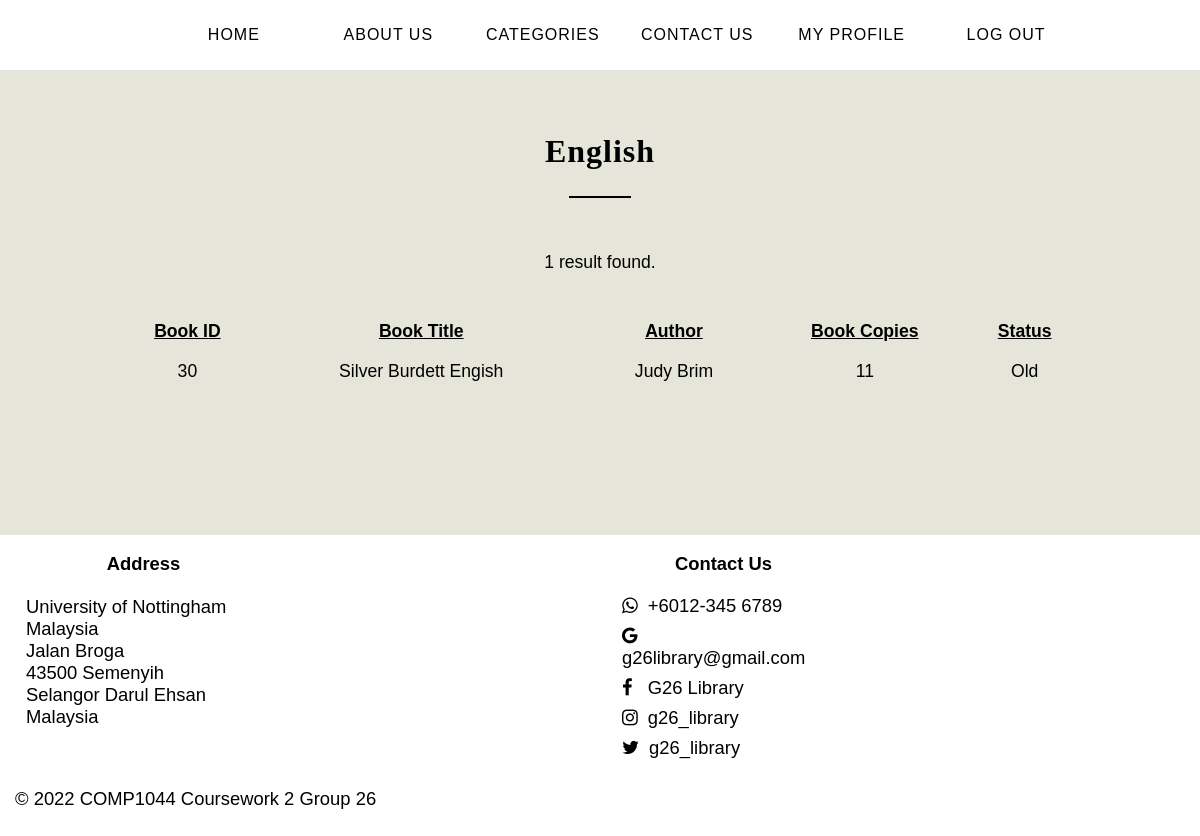
Page /english.php on the committed database.
### tables this page shows
CREATE TABLE `book` (
  `book_id` int(8) NOT NULL,
  `book_title` varchar(80) NOT NULL,
  `category_id` int(8) NOT NULL,
  `author` varchar(80) NOT NULL,
  `book_copies` int(8) NOT NULL,
  `book_publisher` varchar(80) NOT NULL,
  `publisher_city` varchar(80) NOT NULL,
  `isbn` varchar(80) NOT NULL,
  `copyright_year` int(8) NOT NULL,
  `date_receive` date NOT NULL,
  `date_added` date NOT NULL,
  `status` varchar(80) NOT NULL
);

### english.php (the view, shortened to what this page needs)
<!DOCTYPE html>
<html lang="en">
<head>
	<link rel="stylesheet" href="template.css">
	<link rel="stylesheet" href="form-template.css">
	<link rel="stylesheet" href="https://cdnjs.cloudflare.com/ajax/libs/font-awesome/4.7.0/css/font-awesome.min.css">
</head>
<body>
	<nav>
		<ul>
			<li><a href="home.html">Home</a></li>
			<li><a href="aboutus.html">About Us</a></li>
			<li><a href="categories.html">Categories</a></li>
			<li><a href="#contact-link">Contact Us</a></li>
			<li><a href="profile.php">My Profile</a></li>
			<li><a href="login.html">Log Out</a></li>
		</ul>
	</nav>
	<br><br>
	<h2 class="page-title-heading">English</h2>
	<hr class="page-heading-horizontal-line">
	<br><br>
	<?php
	$conn = new mysqli("localhost","root","","library");
	$sql = "SELECT * from `book` WHERE book.category_id = 2";
	$result = $conn->query($sql);
	if($result->num_rows > 0) {
		if($result->num_rows == 1) {
			echo "<div class='search-result' style='text-align: center'>";
			echo "1 result found.";
			echo "</div><br><br>";
		} else {
			echo "<div class='search-result' style='text-align: center'>";
			echo $result->num_rows." results found.";
			echo "</div><br><br>";
		}
		echo "<table id='bookTable'><tr><th>Book ID</th><th>Book Title</th><th>Author</th><th>Book Copies</th><th>Status</th></tr>";
		while($row = $result->fetch_assoc()) {
			echo "<tr><td>".$row["book_id"]."</td><td>".$row["book_title"]."</td><td>".$row["author"]."</td><td>".$row["book_copies"]."</td><td>".$row["status"]."</td></tr>";
		}
		echo "</table>";
	} else {
		echo "<div class='search-result' style='text-align: center'>";
		echo "No book in current category.";
		echo "</div>";
	}
	?>
	<br><br><br><br>
	<br><br><br><br>
	<footer id="contact-link">
	<table class="footerTable">
		<tr>
			<th>Address</th>
			<th>Contact Us</th>
		</tr>
		<tr>
			<td>University of Nottingham Malaysia<br>Jalan Broga<br>43500 Semenyih<br>Selangor Darul Ehsan<br>Malaysia<br><br></td>
			<td><i class="fa fa-whatsapp"></i>+6012-345 6789<br><i class="fa fa-google"></i>g26library@gmail.com<br><i class="fa fa-facebook"></i> G26 Library<br><i class="fa fa-instagram"></i>g26_library<br><i class="fa fa-twitter"></i>g26_library</td>
		</tr>
	</table>
	<p>&copy; 2022 COMP1044 Coursework 2 Group 26</p>
	</footer>
</body>
</html>

### template.css (style rules this page uses)
html { height: 100%; font-family: "Candara", sans-serif; }
body { background-color: #e6e5da; height: 100%; margin: 0; user-select: none; }
nav { background-color: white; overflow: hidden; height: 70px; margin: 0; }
nav ul { text-align: center; }
nav ul li { display: inline-block; list-style-type: none; }
nav a { float: left; text-align: center; padding: 10px 15px; width: 120px; color: black; letter-spacing: 1px; text-decoration: none; text-transform: uppercase; }
footer { background-color: white; overflow: hidden; padding: 7px 15px; font-size: 115%; color: black; }
footer .footerTable { border-spacing: 10px; }
footer .footerTable th,td { padding-right: 350px; }
footer .footerTable i { padding: 10px 10px 0px 0px; }

### form-template.css (style rules this page uses)
.page-title-heading { text-align: center; font-family: "Book Antiqua", serif; font-size: 200%; letter-spacing: 1px; }
.page-heading-horizontal-line { text-align: center; width: 5%; border: 0.8px solid black; background: black; }

### english.php (style rules this page uses)
.search-result { width: 35%; margin: auto; font-size: 110%; line-height: 40px; }
#bookTable { width: 80%; margin: auto; padding: 0px; font-size: 110%; }
#bookTable th { padding-bottom: 10px; text-decoration: underline; }
#bookTable td { padding: 5px; line-height: 25px; text-align: center; }

### rows in the picture
book: book_id "30", book_title "Silver Burdett Engish", author "Judy Brim", book_copies "11", status "Old"
